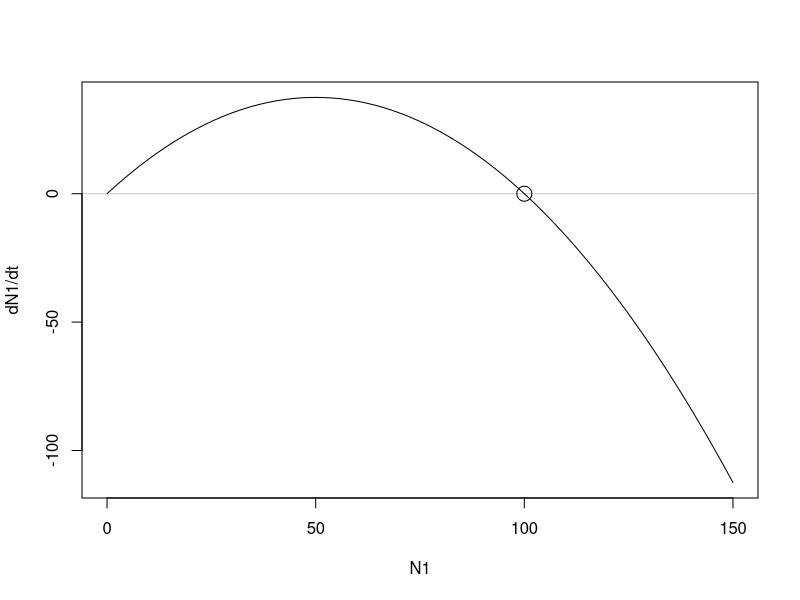
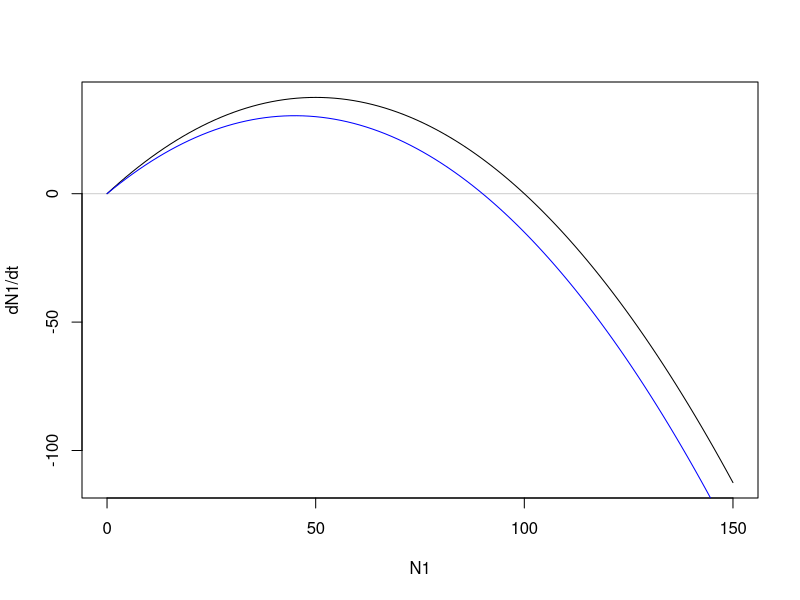
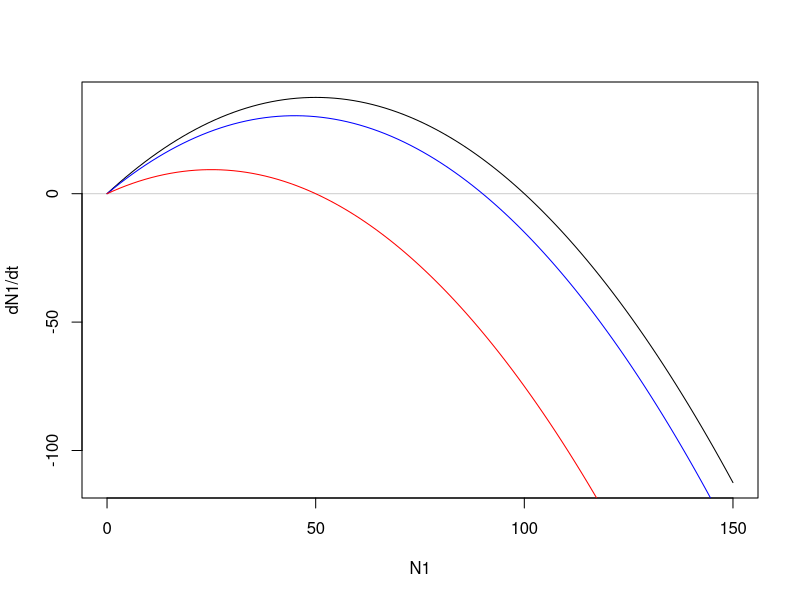
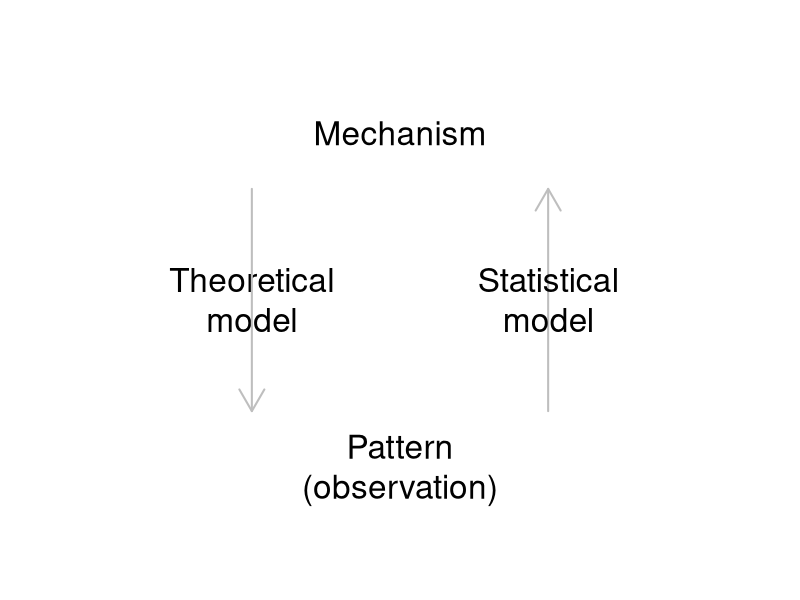
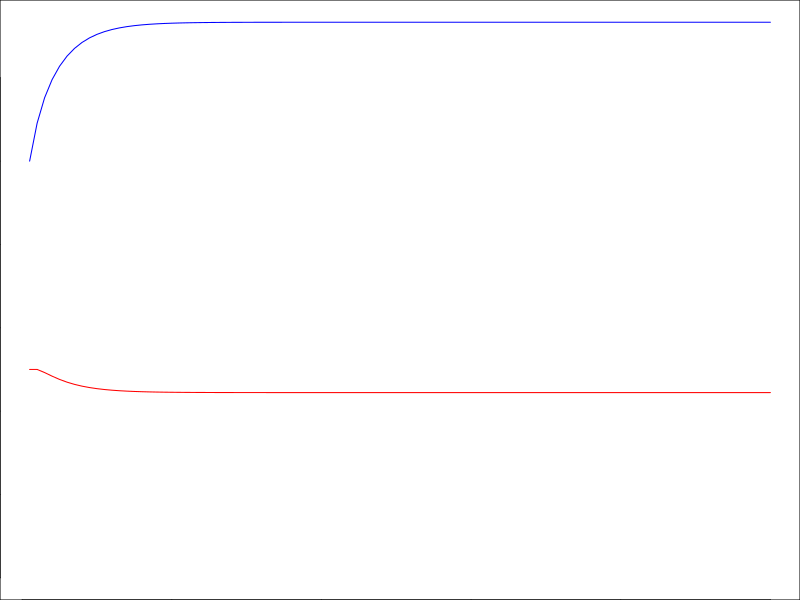
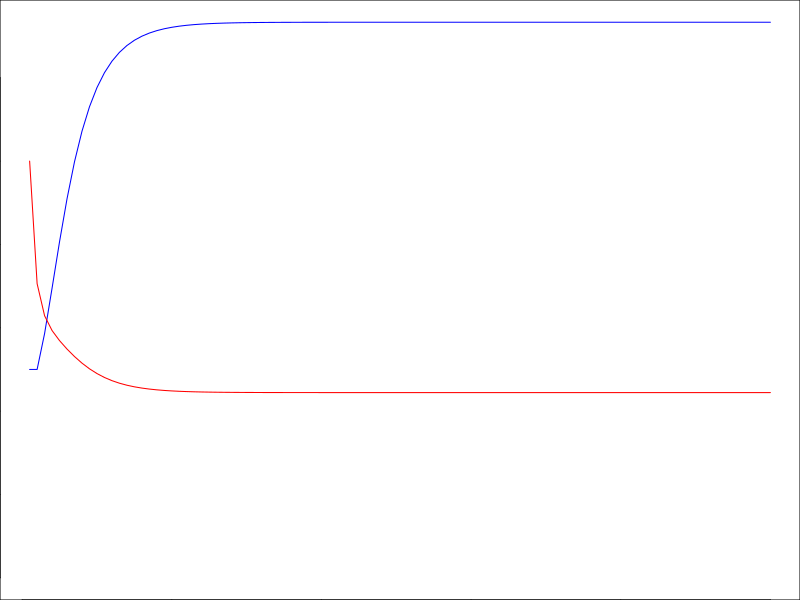
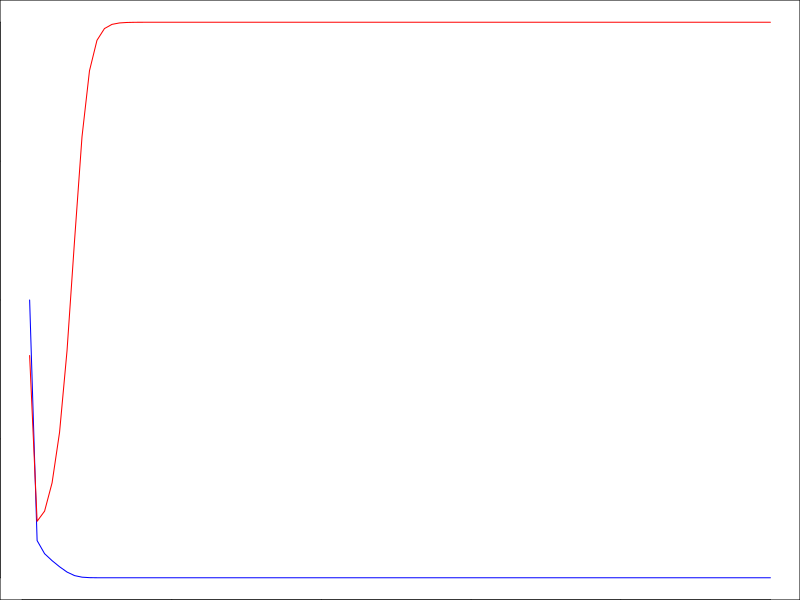
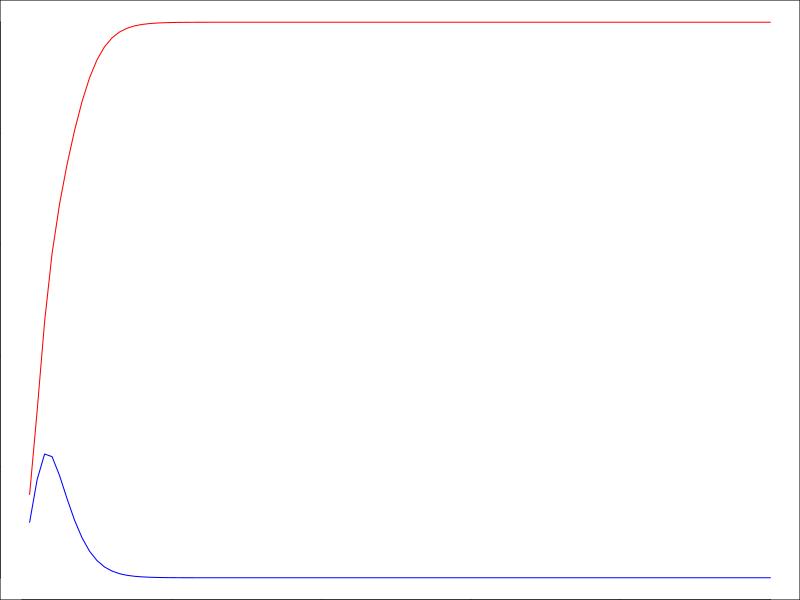

Write the R code that produced these figures, in order.
## ---- chunk 1

knitr::opts_chunk$set(echo = F, fig.width = 5, fig.height = 4, fig.align = "center")
CEX <- LWD <- 2

## ---- chunk 2
r1 <- 1.5
K1 <- 100
N1 <- seq(from = 0, to = 150, length = 100)
N2 <- 0 # set 0 as a reference
## ---- chunk 3

dN1_0 <- r1*N1*(1 - (N1 + N2)/K1)

## ---- chunk 4

plot(dN1_0 ~ N1, type = "l", ylab = "dN1/dt") # N2 = 0
abline(h = 0, col = grey(0, 0.2))
points(100, 0, cex = CEX)
## ---- chunk 5

dN1_10 <- r1*N1*(1 - (N1 + 10)/K1) # N2 = 10
plot(dN1_0 ~ N1, type = "l", ylab = "dN1/dt")
abline(h = 0, col = grey(0, 0.2))
lines(dN1_10 ~ N1, col = "blue")

## ---- chunk 6

dN1_50 <- r1*N1*(1 - (N1 + 50)/K1) # N2 = 50
plot(dN1_0 ~ N1, type = "l", ylab = "dN1/dt")
abline(h = 0, col = grey(0, 0.2))
lines(dN1_10 ~ N1, col = "blue")
lines(dN1_50 ~ N1, col = "red")

## ---- chunk 7
par(mar= c(0,0,0,0), oma = c(0,0,0,0))
plot(0, type = "n", xlim = c(0,1), ylim = c(0,1), ann = F, axes = F)
text(0.5, 0.8, "Mechanism", cex = CEX)
text(0.5, 0.2, "Pattern\n(observation)", cex = CEX)
arrows(x0 = 0.7, y0 = 0.3, y1 = 0.7, col = "gray", lwd = LWD); text(0.3, 0.5, "Theoretical\nmodel", cex = CEX)
arrows(x0 = 0.3, y0 = 0.7, y1 = 0.3, col = "gray", lwd = LWD); text(0.7, 0.5, "Statistical\nmodel", cex = CEX)

## ---- chunk 8

# Set equal values of lambda for species 1 and 2
lambda <- 3

b1 <- 0.1   # Intra-specific competition
g21 <- 0.05 # Impact of sp1 on sp2

b2 <- 0.3   # Intra-specific competition
g12 <- 0.15 # Impact of sp2 on sp1

## ---- chunk 9

N1 <- N2 <- NULL # create "NULL" objects
N1[1] <- 10  # initial abundance 10
N2[1] <- 5 # initial abundance 5

## ---- chunk 10

for(t in 1:99){ # simulate 100 time steps
  N1[t+1] <- (lambda*N1[t])/(1 + b1*N1[t] + g12*N2[t])
  N2[t+1] <- (lambda*N2[t])/(1 + b2*N2[t] + g21*N1[t])
}

## ---- chunk 11

print(N1[1:5])
print(N2[1:5])

## ---- chunk 12

t <- 1:length(N1)

plot(N1 ~ t, type = "l", col = "blue", ylab = "N1 or N2",
     ylim = c(0, max(N1, N2) ) )
lines(N2 ~ t, col = "red")

## ---- chunk 13

# Set equal values of lambda for species 1 and 2
lambda <- 3

b1 <- 0.1   # Intra-specific competition
g21 <- 0.05 # Impact of sp1 on sp2

b2 <- 0.3   # Intra-specific competition
g12 <- 0.15 # Impact of sp2 on sp1

# initial abundance
N1 <- N2 <- NULL # create "NULL" objects
N1[1] <- 5  # set initial abundance 5
N2[1] <- 10 # set initial abundance 10

# simulate
for(t in 1:99){ # simulate 100 time steps
  N1[t+1] <- (lambda*N1[t])/(1 + b1*N1[t] + g12*N2[t])
  N2[t+1] <- (lambda*N2[t])/(1 + b2*N2[t] + g21*N1[t])
}

## ---- chunk 14

t <- 1:length(N1)

plot(N1 ~ t, type = "l", col = "blue", ylab = "N1 or N2",
     ylim = c(0, max(N1,N2) ) )
lines(N2 ~ t, col = "red")

## ---- chunk 15

# Set equal values of lambda for species 1 and 2
lambda <- 3 

# in sp.1 equation
b1 <- 1.5
g21 <- 1.0

# in sp.2 equation
b2 <- 0.1
g12 <- 0.8

# initial abundance
N1 <- N2 <- NULL # create "NULL" objects
N1[1] <- 10
N2[1] <- 8

# simulate
for(t in 1:99){ # simulate 100 time steps
  N1[t+1] <- (lambda*N1[t])/(1 + b1*N1[t] + g12*N2[t])
  N2[t+1] <- (lambda*N2[t])/(1 + b2*N2[t] + g21*N1[t])
}

## ---- chunk 16

t <- 1:length(N1)

plot(N1 ~ t, type = "l", col = "blue", ylab = "N1 or N2",
     ylim = c(0, max(N1, N2) ) )
lines(N2 ~ t, col = "red")

## ---- chunk 17

# Set equal values of lambda for species 1 and 2
lambda <- 3 

# in sp.1 equation
b1 <- 0.1
g21 <- 0.2

# in sp.2 equation
b2 <- 0.2
g12 <- 0.4

# initial abundance
N1 <- N2 <- NULL # create "NULL" objects
N1[1] <- 1
N2[1] <- 1.5

# simulate
for(t in 1:99){ # simulate 100 time steps
  N1[t+1] <- (lambda*N1[t])/(1 + b1*N1[t] + g12*N2[t])
  N2[t+1] <- (lambda*N2[t])/(1 + b2*N2[t] + g21*N1[t])
}

## ---- chunk 18

t <- 1:length(N1)

plot(N1 ~ t, type = "l", col = "blue", ylab = "N1 or N2",
     ylim = c(0, max(N1, N2) ) )
lines(N2 ~ t, col = "red")

